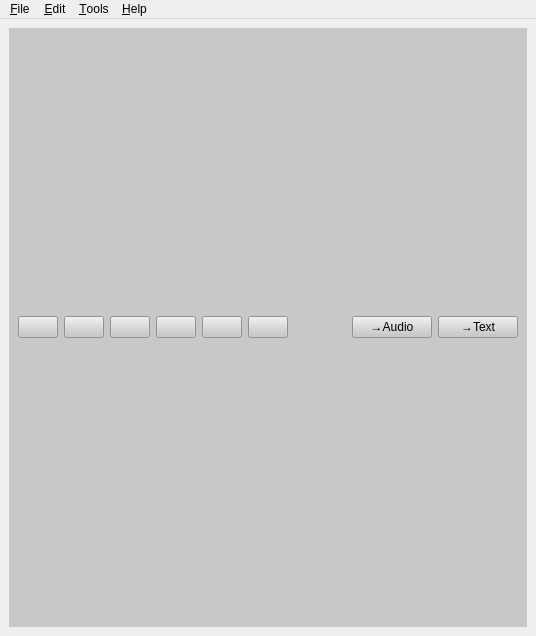
<?xml version="1.0" encoding="UTF-8"?>
<ui version="4.0">
 <class>MainWindow</class>
 <widget class="QMainWindow" name="MainWindow">
  <property name="geometry">
   <rect>
    <x>0</x>
    <y>0</y>
    <width>536</width>
    <height>636</height>
   </rect>
  </property>
  <property name="windowTitle">
   <string>Emotan えも単</string>
  </property>
  <widget class="QWidget" name="centralwidget">
   <layout class="QVBoxLayout" name="verticalLayout_2">
    <item>
     <layout class="QVBoxLayout" name="verticalLayout">
      <property name="spacing">
       <number>0</number>
      </property>
      <item>
       <widget class="QWidget" name="buttonBox" native="true">
        <property name="styleSheet">
         <string notr="true">background-color: rgb(200,200,200)</string>
        </property>
        <layout class="QHBoxLayout" name="horizontalLayout">
         <item>
          <widget class="QPushButton" name="addButton">
           <property name="text">
            <string/>
           </property>
          </widget>
         </item>
         <item>
          <widget class="QPushButton" name="delButton">
           <property name="text">
            <string/>
           </property>
          </widget>
         </item>
         <item>
          <widget class="QPushButton" name="editButton">
           <property name="text">
            <string/>
           </property>
          </widget>
         </item>
         <item>
          <widget class="QPushButton" name="dlButton">
           <property name="text">
            <string/>
           </property>
          </widget>
         </item>
         <item>
          <widget class="QPushButton" name="transButton">
           <property name="text">
            <string/>
           </property>
          </widget>
         </item>
         <item>
          <widget class="QPushButton" name="configButton">
           <property name="text">
            <string/>
           </property>
          </widget>
         </item>
         <item>
          <spacer name="horizontalSpacer">
           <property name="orientation">
            <enum>Qt::Horizontal</enum>
           </property>
           <property name="sizeHint" stdset="0">
            <size>
             <width>40</width>
             <height>20</height>
            </size>
           </property>
          </spacer>
         </item>
         <item>
          <widget class="QPushButton" name="mp3Button">
           <property name="text">
            <string>→Audio</string>
           </property>
          </widget>
         </item>
         <item>
          <widget class="QPushButton" name="pdfButton">
           <property name="text">
            <string>→Text</string>
           </property>
          </widget>
         </item>
        </layout>
       </widget>
      </item>
     </layout>
    </item>
   </layout>
  </widget>
  <widget class="QMenuBar" name="menubar">
   <property name="geometry">
    <rect>
     <x>0</x>
     <y>0</y>
     <width>536</width>
     <height>25</height>
    </rect>
   </property>
   <property name="nativeMenuBar">
    <bool>false</bool>
   </property>
   <widget class="QMenu" name="menuFile">
    <property name="title">
     <string>&amp;File</string>
    </property>
    <addaction name="actionExtract"/>
    <addaction name="separator"/>
    <addaction name="actionExit"/>
   </widget>
   <widget class="QMenu" name="menuEdit">
    <property name="title">
     <string>&amp;Edit</string>
    </property>
    <addaction name="actionUndo"/>
    <addaction name="separator"/>
    <addaction name="actionPreferences"/>
   </widget>
   <widget class="QMenu" name="menuTools">
    <property name="title">
     <string>&amp;Tools</string>
    </property>
    <addaction name="actionWav2Mp3"/>
    <addaction name="actionMp3Volume"/>
    <addaction name="actionNewSfx"/>
    <addaction name="actionRecording"/>
   </widget>
   <widget class="QMenu" name="menuHelp">
    <property name="title">
     <string>&amp;Help</string>
    </property>
   </widget>
   <addaction name="menuFile"/>
   <addaction name="menuEdit"/>
   <addaction name="menuTools"/>
   <addaction name="menuHelp"/>
  </widget>
  <action name="actionUndo">
   <property name="text">
    <string>&amp;Undo</string>
   </property>
  </action>
  <action name="actionImport">
   <property name="text">
    <string>&amp;Import...</string>
   </property>
  </action>
  <action name="action_Exit">
   <property name="text">
    <string>&amp;Exit</string>
   </property>
  </action>
  <action name="actionExit">
   <property name="text">
    <string>&amp;Exit</string>
   </property>
  </action>
  <action name="actionExtract">
   <property name="text">
    <string>Extract...</string>
   </property>
  </action>
  <action name="actionPreferences">
   <property name="text">
    <string>Preferences</string>
   </property>
  </action>
  <action name="actionWav2Mp3">
   <property name="text">
    <string>Convert WAV to MP3</string>
   </property>
  </action>
  <action name="actionMp3Volume">
   <property name="text">
    <string>Change volume of MP3 file</string>
   </property>
  </action>
  <action name="actionNewSfx">
   <property name="enabled">
    <bool>false</bool>
   </property>
   <property name="text">
    <string>Create new sound effect</string>
   </property>
  </action>
  <action name="actionRecording">
   <property name="enabled">
    <bool>false</bool>
   </property>
   <property name="text">
    <string>Voice recoder</string>
   </property>
  </action>
 </widget>
 <resources/>
 <connections/>
</ui>
